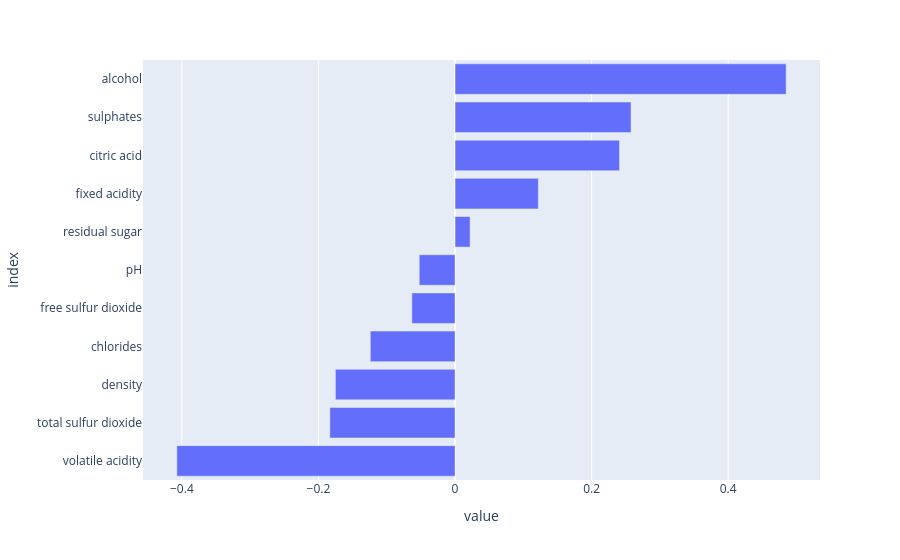

The cell this chart's notebook holds for it:
### Code cell
# Rozkład korelacji względem quality
df_corr_bar = df.corr().quality.sort_values()[:-1]
fig = px.bar(df_corr_bar, orientation="h")
fig.update_layout(showlegend=False)
fig.show()

### Figure 1 — Plotly figure (JSON) as saved in the notebook; plotly's stock layout.template omitted (floating-point values rounded to 4 significant figures)
{"data": [{"alignmentgroup": "True", "hovertemplate": "variable=quality<br>value=%{x}<br>index=%{y}<extra></extra>", "legendgroup": "quality", "marker": {"color": "#636efa", "pattern": {"shape": ""}}, "name": "quality", "offsetgroup": "quality", "orientation": "h", "showlegend": true, "textposition": "auto", "type": "bar", "x": [-0.4074, -0.1833, -0.1752, -0.1241, -0.06326, -0.05245, 0.022, 0.122, 0.2408, 0.2577, 0.4849], "xaxis": "x", "y": ["volatile acidity", "total sulfur dioxide", "density", "chlorides", "free sulfur dioxide", "pH", "residual sugar", "fixed acidity", "citric acid", "sulphates", "alcohol"], "yaxis": "y"}], "layout": {"barmode": "relative", "legend": {"title": {"text": "variable"}, "tracegroupgap": 0}, "margin": {"t": 60}, "showlegend": false, "xaxis": {"anchor": "y", "domain": [0, 1], "title": {"text": "value"}}, "yaxis": {"anchor": "x", "domain": [0, 1], "title": {"text": "index"}}}}
